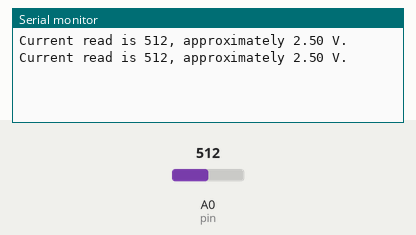
The sketch below on a simulated Arduino Uno, built with avr-gcc and run on an emulated ATmega328P. Parts: the last lines printed to the serial monitor. Inputs (shaded band) come from the test bench; at power-on: A0 (pin) = 512.

Above: at 1.8 s.
1.9 s: A0 (pin) set to 716
At 2.8 s:
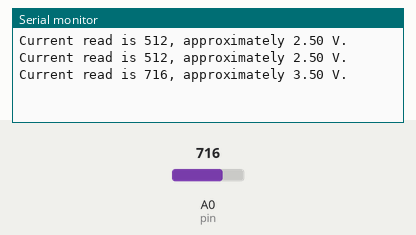
3.4 s: A0 (pin) set to 900
At 4.7 s:
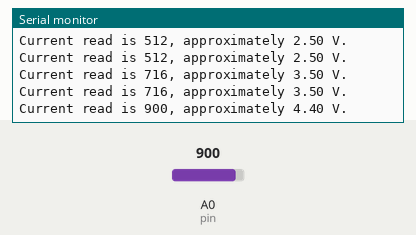
Timing chart, 0 to 6.4 s (numbered marks = the images above; inputs shaded):
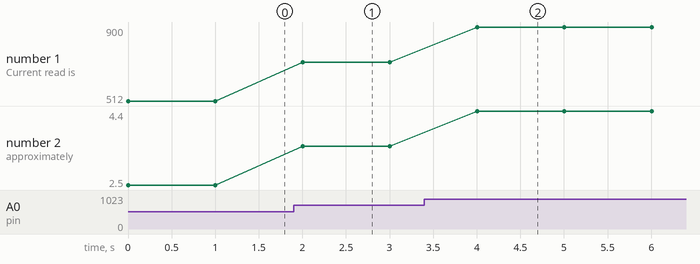

Measured:
- after the input at 1.9 s, the serial monitor: prints a new line after 0.10 s (image 1)
- after the input at 3.4 s, the serial monitor: prints a new line after 0.60 s (image 2)
- plotted number 1: 512 → 716 after the input at 1.9 s, 716 → 900 after the input at 3.4 s
- plotted number 2: 2.5 → 3.5 after the input at 1.9 s, 3.5 → 4.4 after the input at 3.4 s

The sketch:

CH_29_01.ino
```cpp
int pin = A0;        // 가변저항 연결 핀

void setup(){
  Serial.begin(9600);     // 시리얼 통신 초기화
}

void loop(){
  int value = analogRead(pin);    // 가변저항 값 읽기

  Serial.print("Current read is ");
  Serial.print(value);      // 디지털 값
  Serial.print(", approximately ");
  Serial.print(value * 5 / 1023.0);   // 아날로그 전압 값
  Serial.println(" V.");

  delay(1000);
}
```
